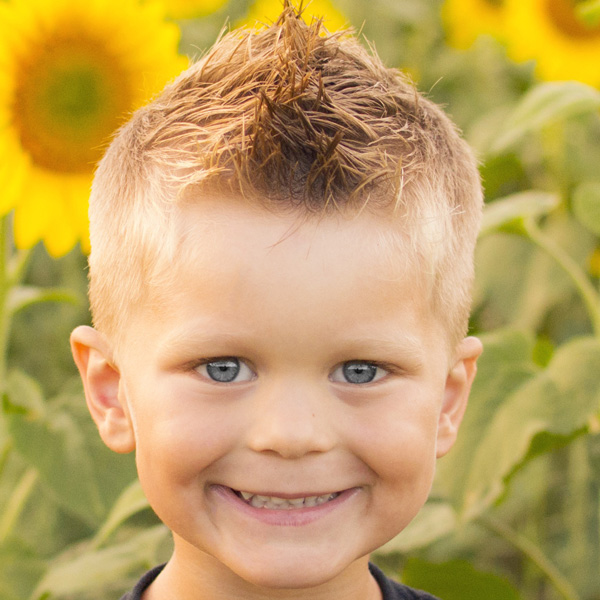
#> input picture testimg.jpg, 600 x 600 px
$ python code6.py testimg.jpg
#> lines starting #> are read from the running program, lines starting #| are printed output that depends on the picture
import cv2

import argparse

parser = argparse.ArgumentParser()

parser.add_argument("first_argument")
args = parser.parse_args()
args_new = vars(parser.parse_args())

img = cv2.imread(args_new["first_argument"])
#> img is the input picture: shape (600, 600, 3); mean B, G, R 96.3, 161.9, 193.7


gray = cv2.cvtColor(img, cv2.COLOR_BGR2GRAY)
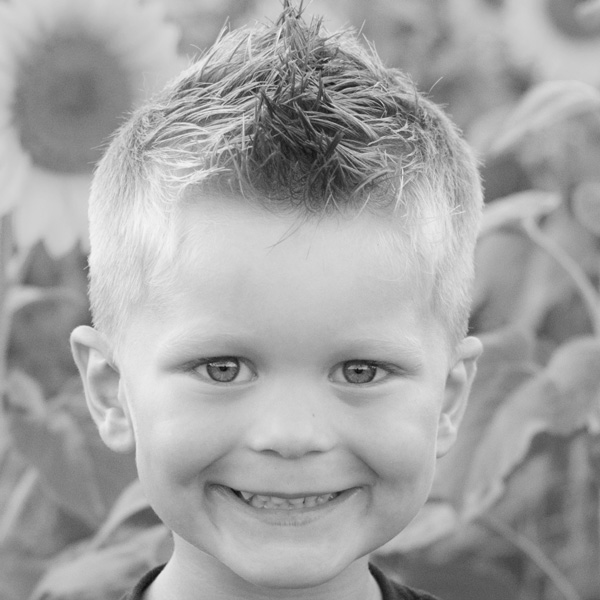
#> gray: shape (600, 600); min 9, max 245, mean 163.9
cv2.imshow("Gray_image", gray)
cv2.imshow("Loaded_image", img)

cv2.waitKey()
cv2.destroyAllWindows()
